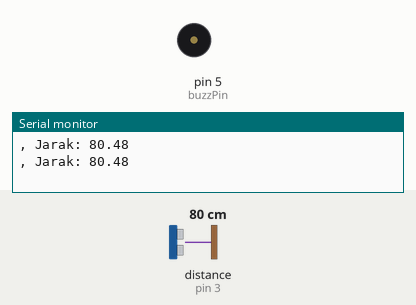
A sketch run on a simulated Arduino Uno, built with avr-gcc and run on an emulated ATmega328P. Shown: buzzer (waves = sounding), the last lines printed to the serial monitor. Wiring (inferred from the names in the program): ultrasonic range finder: trigger pin 11; echo pin 3. The inputs (shaded band) are chosen by the test bench; at power-on: distance to the obstacle (sensor on pin 3) 80 cm. The echo pulse lasts 58.3 µs per cm.

Above: at 1.2 s.
1.3 s: distance to the obstacle (sensor on pin 3) set to 2 cm
At 2.5 s:
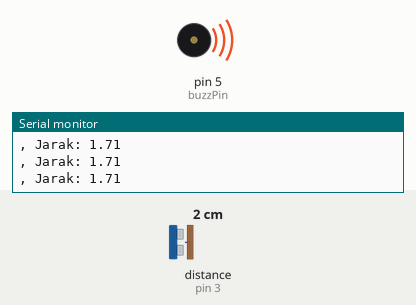
2.9 s: distance to the obstacle (sensor on pin 3) set to 18 cm
At 3.2 s:
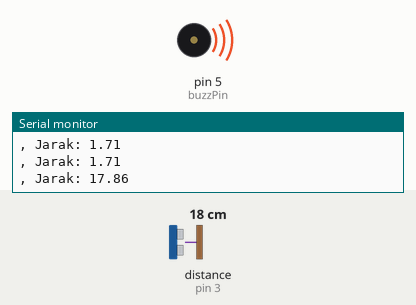
5.9 s: distance to the obstacle (sensor on pin 3) set to 9 cm
At 6.3 s:
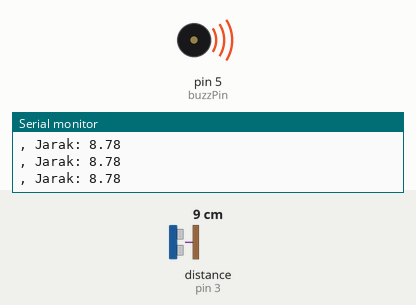
Timing chart, 0 to 8.9 s (numbered marks = the images above; inputs shaded):
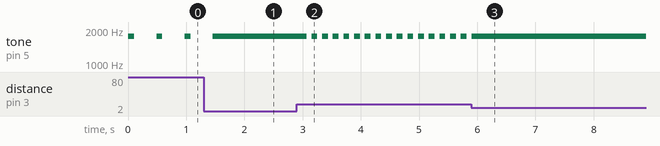

The sketch:

simple_dist_measurment_HCR04.ino
```cpp
/* 	TUGAS Robotika
    aswin Saputra
    311221 000 6
    Nov 2023     */

/*
 * Pengukuran Jarak dengan sensor Ultrasonic dan memicu buzzer
 * pada jarak tertentu
 * Sistem ini bekerja mirip dengan sensor parkir mobil
 * dimana buzer akan mendeteksi dari jarak lebih dari 2m
 * dibawah 2 meter akan mempercepat dan memperbanyak durasi buzer
 * jika jarak dibawah 15 cm buzer akan berbunyi kontinyu
 */

// kalkulasi kecepatan suara m/s berdasarkan temperatur udara
#define SOUND_SPEED(air_temp) 331.3 + (0.606 * air_temp)

#define pingTrig 11
#define pongEcho 3
#define buzzPin 5

// menetapakan temperatur
#define AIR_TEMP 25

float soundSpeed = SOUND_SPEED(AIR_TEMP);

float Distance_Calc(uint8_t Pin_Trigger, uint8_t Pin_Echo)
{
    // membuat pulsa 10 micro second
    digitalWrite(Pin_Trigger, HIGH);
    delayMicroseconds(10);
    digitalWrite(Pin_Trigger, LOW);

    uint16_t durasi = pulseIn(Pin_Echo, HIGH); // hitung kalkulasi waktu durasi dalam us

    return float(durasi) / 20000.0 * soundSpeed; // hitung jarak dalam cm
}

void buzzer(uint8_t pin, int duration = 100)
{
    int tonefreq = 1760; // A 6th octave
    tone(pin, tonefreq, duration);
    // delay(Time_delay);
}

void setup()
{
    Serial.begin(9600);
    pinMode(pingTrig, OUTPUT);
    pinMode(pongEcho, INPUT);
    pinMode(buzzPin, OUTPUT);
}

void loop()
{
    float jarak = Distance_Calc(pingTrig, pongEcho);
    if (jarak >= 200)
    { // jika jarak lebih dari 200 cm maka akan ada beep
        buzzer(buzzPin);
        delay(1200);
    }
    else if (jarak >= 50 && jarak < 200)
    { // jika jarak  antara 50 -- 200 cm maka
      // akan beep yang semangkin cepat seiring jarak mendekat
        buzzer(buzzPin);
        delay((2 * (jarak / 10) * (jarak / 10)) + 350);
    }
    else if (jarak >= 15 && jarak <= 50)
    {
        buzzer(buzzPin);
        delay(((jarak * jarak) / 10) + 150);
    }
    else
    { // jika jarak  kurang dari 15 cm maka cuzer akan berbunyi kontinyu
        buzzer(buzzPin, 800);
        delay(100);
    }
    // print hasil pengukuran
    Serial.print(", Jarak: ");
    Serial.println(jarak);
}
```

Measured:
- after the input at 1.3 s, tone on pin 5 (buzzPin): goes on until 1.5 s, then stays 1760 Hz
- after the input at 2.9 s, tone on pin 5 (buzzPin): alternates 1760 Hz for 0.10 s and silent for 0.08 s, starting after 0.17 s
- after the input at 5.9 s, tone on pin 5 (buzzPin): goes on until 5.9 s, then stays 1760 Hz
- by itself, tone on pin 5 (buzzPin): alternates 1760 Hz for 0.10 s and silent for 0.38 s
